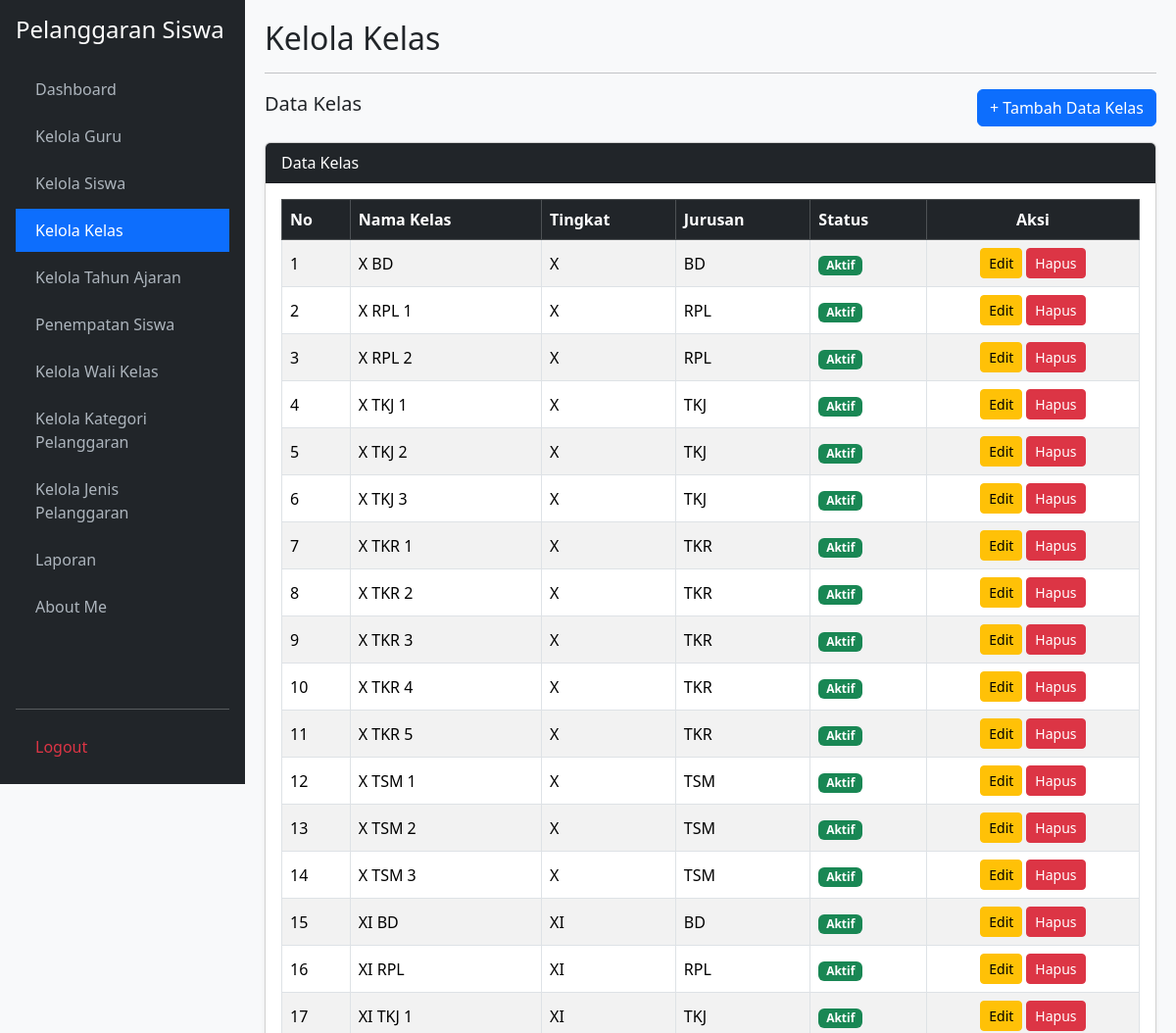
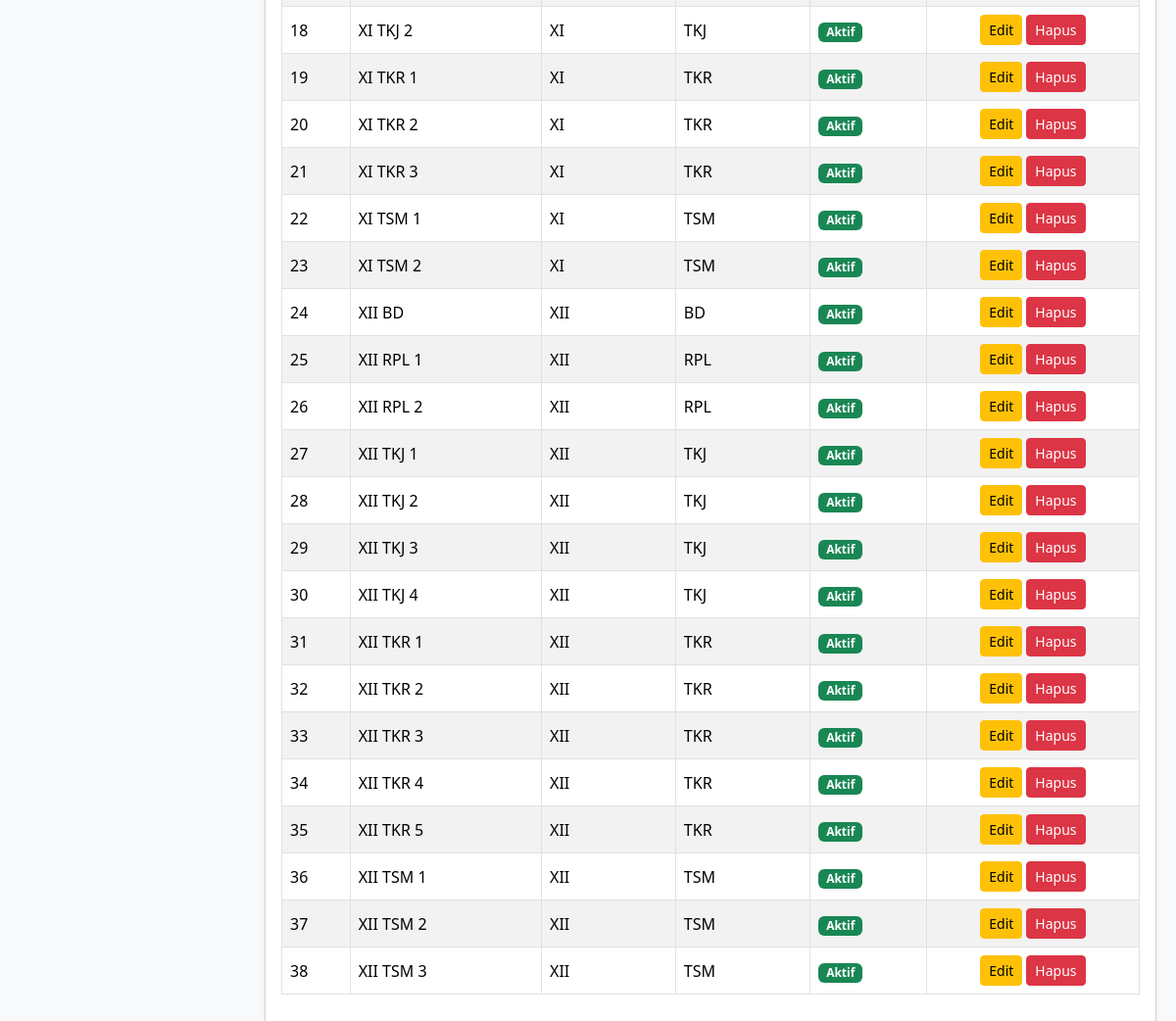
The page /kelola_kelas.php (signed in) on the database its author committed (2 pictures, top to bottom).
### tables this page shows
CREATE TABLE `t_kelas` (
  `id` int(11) NOT NULL,
  `nama` varchar(100) NOT NULL,
  `tingkat` varchar(20) DEFAULT NULL,
  `jurusan` varchar(100) DEFAULT NULL,
  `status_aktif` tinyint(1) DEFAULT 1,
  `created_at` timestamp NULL DEFAULT NULL,
  `updated_at` timestamp NULL DEFAULT NULL
);

### kelola_kelas.php (the view, shortened to what this page needs)
<?php
require_once 'koneksi.php';
$aksi = $_GET['aksi'] ?? '';
$edit_id = $_GET['edit'] ?? '';
$edit = $edit_id ? mysqli_fetch_assoc(mysqli_query($koneksi, "SELECT * FROM t_kelas WHERE id='$edit_id'")) : null;
$data = mysqli_query($koneksi, "SELECT * FROM t_kelas ORDER BY nama ASC");
$no = 1;
$form = $edit ?: ['id' => '', 'nama' => '', 'tingkat' => '', 'jurusan' => '', 'status_aktif' => 1];
?>
<!DOCTYPE html>
<html lang="id">
<head>
    <link href="https://cdn.jsdelivr.net/npm/bootstrap@5.3.3/dist/css/bootstrap.min.css" rel="stylesheet">
    <link href="https://cdn.datatables.net/2.3.4/css/dataTables.bootstrap5.min.css" rel="stylesheet">
</head>
<body>
    <div class="sidebar d-flex flex-column p-3">
        <h4 class="text-white mb-4">Pelanggaran Siswa</h4>
        <ul class="nav nav-pills flex-column mb-auto">
            <li class="nav-item mb-1"><a href="dashboard.php">Dashboard</a></li>
            <li class="nav-item mb-1"><a href="kelola_guru.php">Kelola Guru</a></li>
            <li class="nav-item mb-1"><a href="kelola_siswa.php">Kelola Siswa</a></li>
            <li class="nav-item mb-1"><a href="kelola_kelas.php" class="active">Kelola Kelas</a></li>
            <li class="nav-item mb-1"><a href="kelola_tahun_ajaran.php">Kelola Tahun Ajaran</a></li>
            <li class="nav-item mb-1"><a href="penempatan_siswa.php">Penempatan Siswa</a></li>
            <li class="nav-item mb-1"><a href="kelola_wali_kelas.php">Kelola Wali Kelas</a></li>
            <li class="nav-item mb-1"><a href="kelola_kategori_pelanggaran.php">Kelola Kategori Pelanggaran</a></li>
            <li class="nav-item mb-1"><a href="kelola_jenis_pelanggaran.php">Kelola Jenis Pelanggaran</a></li>
            <li class="nav-item mb-1"><a href="laporan.php">Laporan</a></li>
            <li class="nav-item mb-1"><a href="about_me.php">About Me</a></li>
        </ul>
        <hr>
        <a href="logout.php" class="text-danger">Logout</a>
    </div>
    <div class="main-content">
        <h2 class="mb-3"><?= $edit ? 'Edit Data Kelas' : ($aksi === 'tambah' ? 'Tambah Data Kelas' : 'Kelola Kelas'); ?></h2>
        <hr>
        <?php if ($aksi === 'tambah' || $edit): ?>
            <div class="card shadow-sm mb-4">
                <div class="card-header bg-primary text-white"><?= $edit ? 'Edit Data Kelas' : 'Tambah Data Kelas'; ?></div>
                <div class="card-body">
                    <form method="POST" action="kelola_kelas.php">
                        <input type="hidden" name="id" value="<?= htmlspecialchars($form['id']); ?>">
                        <div class="mb-3">
                            <label class="form-label">Nama Kelas</label>
                            <input type="text" name="nama" class="form-control" placeholder="Contoh: XII RPL 1" value="<?= htmlspecialchars($form['nama']); ?>" required>
                        </div>
                        <div class="mb-3">
                            <label class="form-label">Tingkat</label>
                            <select name="tingkat" class="form-select" required>
                                <option value="" disabled <?= empty($form['tingkat']) ? 'selected' : ''; ?>>Pilih Tingkat</option>
                                <?php foreach(['X', 'XI', 'XII', 'XIII'] as $t): ?>
                                    <option value="<?= $t ?>" <?= ($form['tingkat'] == $t) ? 'selected' : ''; ?>><?= $t ?></option>
                                <?php endforeach; ?>
                            </select>
                        </div>
                        <div class="mb-3">
                            <label class="form-label">Jurusan</label>
                            <select name="jurusan" class="form-select" required>
                                <option value="" disabled <?= empty($form['jurusan']) ? 'selected' : ''; ?>>Pilih Jurusan</option>
                                <?php
                                $jurusans = [
                                    'RPL' => 'RPL (Rekayasa Perangkat Lunak)',
                                    'TKJ' => 'TKJ (Teknik Komputer dan Jaringan)',
                                    'TBSM' => 'TBSM (Teknik Bisnis Sepeda Motor)',
                                    'OTKP' => 'OTKP (Otomatisasi Tata Kelola Perkantoran)',
                                    'AKL' => 'AKL (Akuntansi dan Keuangan Lembaga)'
                                ];
                                foreach($jurusans as $k => $v): ?>
                                    <option value="<?= $k ?>" <?= ($form['jurusan'] == $k) ? 'selected' : ''; ?>><?= $v ?></option>
                                <?php endforeach; ?>
                            </select>
                        </div>
                        <div class="mb-3">
                            <label class="form-label">Status Aktif</label>
                            <select name="status_aktif" class="form-select" required>
                                <option value="Aktif" <?= (($form['status_aktif'] == 1 || $form['status_aktif'] == 'Aktif')) ? 'selected' : ''; ?>>Aktif</option>
                                <option value="Tidak Aktif" <?= (($form['status_aktif'] == 0 || $form['status_aktif'] == 'Tidak Aktif')) ? 'selected' : ''; ?>>Tidak Aktif</option>
                            </select>
                        </div>
                        <button type="submit" name="simpan" class="btn btn-primary">Simpan</button>
                        <a href="kelola_kelas.php" class="btn btn-secondary">Batal</a>
                    </form>
                </div>
            </div>
        <?php else: ?>
            <div class="d-flex justify-content-between align-items-center mb-3">
                <h5>Data Kelas</h5>
                <a href="kelola_kelas.php?aksi=tambah" class="btn btn-primary">+ Tambah Data Kelas</a>
            </div>
            <div class="card shadow-sm">
                <div class="card-header bg-dark text-white">Data Kelas</div>
                <div class="card-body">
                    <div class="table-responsive">
                        <table class="table table-bordered table-striped table-hover align-middle w-100" id="tabelKelas">
                            <thead class="table-dark">
                                <tr>
                                    <th>No</th>
                                    <th>Nama Kelas</th>
                                    <th>Tingkat</th>
                                    <th>Jurusan</th>
                                    <th>Status</th>
                                    <th class="text-center">Aksi</th>
                                </tr>
                            </thead>
                            <tbody>
                                <?php while ($r = mysqli_fetch_assoc($data)):
                                    $is_aktif = ($r['status_aktif'] == 1 || $r['status_aktif'] == 'Aktif');
                                ?>
                                    <tr>
                                        <td><?= $no++; ?></td>
                                        <td><?= htmlspecialchars($r['nama']); ?></td>
                                        <td><?= htmlspecialchars($r['tingkat']); ?></td>
                                        <td><?= htmlspecialchars($r['jurusan']); ?></td>
                                        <td>
                                            <span class="badge bg-<?= $is_aktif ? 'success' : 'secondary'; ?>">
                                                <?= $is_aktif ? 'Aktif' : 'Tidak Aktif'; ?>
                                            </span>
                                        </td>
                                        <td class="text-center text-nowrap">
                                            <div class="d-flex justify-content-center gap-1">
                                                <a href="kelola_kelas.php?edit=<?= $r['id']; ?>" class="btn btn-sm btn-warning">Edit</a>
                                                <a href="kelola_kelas.php?hapus=<?= $r['id']; ?>" class="btn btn-sm btn-danger" onclick="return confirm('Hapus data kelas ini?')">Hapus</a>
                                            </div>
                                        </td>
                                    </tr>
                                <?php endwhile; ?>
                            </tbody>
                        </table>
                    </div>
                </div>
            </div>
        <?php endif; ?>
    </div>
</body>
</html>

### kelola_kelas.php (style rules this page uses)
body { background: #f8f9fa; }
.sidebar { min-height: 100vh; background: #212529; color: #fff; position: fixed; width: 250px; top: 0; left: 0; overflow-y: auto; }
.sidebar a { color: #adb5bd; text-decoration: none; display: block; padding: 10px 20px; }
.sidebar a:hover, .sidebar a.active { color: #fff; background: #0d6efd; }
.main-content { margin-left: 250px; padding: 20px; }

### rows shown on the page
t_kelas: nama "X BD", tingkat "X", jurusan "BD", status_aktif "Aktif"
t_kelas: nama "X RPL 1", tingkat "X", jurusan "RPL", status_aktif "Aktif"
t_kelas: nama "X RPL 2", tingkat "X", jurusan "RPL", status_aktif "Aktif"
t_kelas: nama "X TKJ 1", tingkat "X", jurusan "TKJ", status_aktif "Aktif"
t_kelas: nama "X TKJ 2", tingkat "X", jurusan "TKJ", status_aktif "Aktif"
t_kelas: nama "X TKJ 3", tingkat "X", jurusan "TKJ", status_aktif "Aktif"
t_kelas: nama "X TKR 1", tingkat "X", jurusan "TKR", status_aktif "Aktif"
t_kelas: nama "X TKR 2", tingkat "X", jurusan "TKR", status_aktif "Aktif"
t_kelas: nama "X TKR 3", tingkat "X", jurusan "TKR", status_aktif "Aktif"
t_kelas: nama "X TKR 4", tingkat "X", jurusan "TKR", status_aktif "Aktif"
t_kelas: nama "X TKR 5", tingkat "X", jurusan "TKR", status_aktif "Aktif"
t_kelas: nama "X TSM 1", tingkat "X", jurusan "TSM", status_aktif "Aktif"
t_kelas: nama "X TSM 2", tingkat "X", jurusan "TSM", status_aktif "Aktif"
t_kelas: nama "X TSM 3", tingkat "X", jurusan "TSM", status_aktif "Aktif"
t_kelas: nama "XI BD", tingkat "XI", jurusan "BD", status_aktif "Aktif"
t_kelas: nama "XI RPL", tingkat "XI", jurusan "RPL", status_aktif "Aktif"
t_kelas: nama "XI TKJ 1", tingkat "XI", jurusan "TKJ", status_aktif "Aktif"
t_kelas: nama "XI TKJ 2", tingkat "XI", jurusan "TKJ", status_aktif "Aktif"
t_kelas: nama "XI TKR 1", tingkat "XI", jurusan "TKR", status_aktif "Aktif"
t_kelas: nama "XI TKR 2", tingkat "XI", jurusan "TKR", status_aktif "Aktif"
t_kelas: nama "XI TKR 3", tingkat "XI", jurusan "TKR", status_aktif "Aktif"
t_kelas: nama "XI TSM 1", tingkat "XI", jurusan "TSM", status_aktif "Aktif"
t_kelas: nama "XI TSM 2", tingkat "XI", jurusan "TSM", status_aktif "Aktif"
t_kelas: nama "XII BD", tingkat "XII", jurusan "BD", status_aktif "Aktif"
t_kelas: nama "XII RPL 1", tingkat "XII", jurusan "RPL", status_aktif "Aktif"
t_kelas: nama "XII RPL 2", tingkat "XII", jurusan "RPL", status_aktif "Aktif"
t_kelas: nama "XII TKJ 1", tingkat "XII", jurusan "TKJ", status_aktif "Aktif"
t_kelas: nama "XII TKJ 2", tingkat "XII", jurusan "TKJ", status_aktif "Aktif"
t_kelas: nama "XII TKJ 3", tingkat "XII", jurusan "TKJ", status_aktif "Aktif"
t_kelas: nama "XII TKJ 4", tingkat "XII", jurusan "TKJ", status_aktif "Aktif"
t_kelas: nama "XII TKR 1", tingkat "XII", jurusan "TKR", status_aktif "Aktif"
t_kelas: nama "XII TKR 2", tingkat "XII", jurusan "TKR", status_aktif "Aktif"
t_kelas: nama "XII TKR 3", tingkat "XII", jurusan "TKR", status_aktif "Aktif"
t_kelas: nama "XII TKR 4", tingkat "XII", jurusan "TKR", status_aktif "Aktif"
t_kelas: nama "XII TKR 5", tingkat "XII", jurusan "TKR", status_aktif "Aktif"
t_kelas: nama "XII TSM 1", tingkat "XII", jurusan "TSM", status_aktif "Aktif"
t_kelas: nama "XII TSM 2", tingkat "XII", jurusan "TSM", status_aktif "Aktif"
t_kelas: nama "XII TSM 3", tingkat "XII", jurusan "TSM", status_aktif "Aktif"
